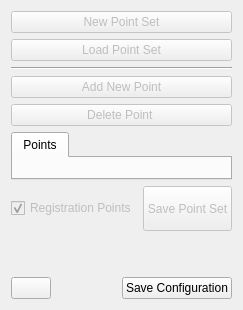
           <widget class="QWidget" name="ThirdStepWidget">
            <attribute name="title">
             <string>Point Definition</string>
            </attribute>
            <layout class="QHBoxLayout" name="horizontalLayout_15">
             <item>
              <layout class="QVBoxLayout" name="verticalLayout_17">
               <item>
                <layout class="QVBoxLayout" name="verticalLayout_15">
                 <item>
                  <widget class="QPushButton" name="newFiducialSetButton">
                   <property name="enabled">
                    <bool>false</bool>
                   </property>
                   <property name="text">
                    <string>New Point Set</string>
                   </property>
                   <property name="icon">
                    <iconset resource="IGIPlanning.qrc">
                     <normaloff>:/Images/Images/ark_new.png</normaloff>:/Images/Images/ark_new.png</iconset>
                   </property>
                  </widget>
                 </item>
                 <item>
                  <widget class="QPushButton" name="LoadFiducialsButton">
                   <property name="enabled">
                    <bool>false</bool>
                   </property>
                   <property name="text">
                    <string>Load Point Set</string>
                   </property>
                   <property name="icon">
                    <iconset resource="IGIPlanning.qrc">
                     <normaloff>:/Images/Images/fileopen.png</normaloff>:/Images/Images/fileopen.png</iconset>
                   </property>
                  </widget>
                 </item>
                 <item>
                  <widget class="Line" name="line_5">
                   <property name="orientation">
                    <enum>Qt::Horizontal</enum>
                   </property>
                  </widget>
                 </item>
                 <item>
                  <widget class="QPushButton" name="AddFiducialButton">
                   <property name="enabled">
                    <bool>false</bool>
                   </property>
                   <property name="text">
                    <string>Add New Point</string>
                   </property>
                   <property name="icon">
                    <iconset resource="IGIPlanning.qrc">
                     <normaloff>:/Images/Images/edit_add.png</normaloff>:/Images/Images/edit_add.png</iconset>
                   </property>
                  </widget>
                 </item>
                 <item>
                  <widget class="QPushButton" name="delFiducialButton">
                   <property name="enabled">
                    <bool>false</bool>
                   </property>
                   <property name="text">
                    <string> Delete Point  </string>
                   </property>
                   <property name="icon">
                    <iconset resource="IGIPlanning.qrc">
                     <normaloff>:/Images/Images/edit_remove.png</normaloff>:/Images/Images/edit_remove.png</iconset>
                   </property>
                  </widget>
                 </item>
                </layout>
               </item>
               <item>
                <widget class="QTabWidget" name="FiducialWidget">
                 <property name="currentIndex">
                  <number>0</number>
                 </property>
                 <widget class="QWidget" name="FiducialsTab">
                  <attribute name="title">
                   <string>Points</string>
                  </attribute>
                  <layout class="QHBoxLayout" name="horizontalLayout_6">
                   <item>
                    <layout class="QVBoxLayout" name="TabLayout"/>
                   </item>
                  </layout>
                 </widget>
                </widget>
               </item>
               <item>
                <layout class="QHBoxLayout" name="horizontalLayout_18">
                 <item>
                  <widget class="QCheckBox" name="RegPointsCheckBox">
                   <property name="enabled">
                    <bool>false</bool>
                   </property>
                   <property name="text">
                    <string>Registration Points</string>
                   </property>
                   <property name="checked">
                    <bool>true</bool>
                   </property>
                  </widget>
                 </item>
                 <item>
                  <widget class="QPushButton" name="saveFiducialSetButton">
                   <property name="enabled">
                    <bool>false</bool>
                   </property>
                   <property name="minimumSize">
                    <size>
                     <width>0</width>
                     <height>45</height>
                    </size>
                   </property>
                   <property name="text">
                    <string>Save Point Set</string>
                   </property>
                   <property name="icon">
                    <iconset resource="IGIPlanning.qrc">
                     <normaloff>:/Images/Images/filesave.png</normaloff>:/Images/Images/filesave.png</iconset>
                   </property>
                  </widget>
                 </item>
                </layout>
               </item>
               <item>
                <spacer name="verticalSpacer_2">
                 <property name="orientation">
                  <enum>Qt::Vertical</enum>
                 </property>
                 <property name="sizeHint" stdset="0">
                  <size>
                   <width>20</width>
                   <height>40</height>
                  </size>
                 </property>
                </spacer>
               </item>
               <item>
                <layout class="QHBoxLayout" name="horizontalLayout_16">
                 <item>
                  <widget class="QPushButton" name="thirdPreviousButton">
                   <property name="text">
                    <string/>
                   </property>
                   <property name="icon">
                    <iconset resource="IGIPlanning.qrc">
                     <normaloff>:/Images/Images/2leftarrow.png</normaloff>:/Images/Images/2leftarrow.png</iconset>
                   </property>
                   <property name="iconSize">
                    <size>
                     <width>40</width>
                     <height>40</height>
                    </size>
                   </property>
                  </widget>
                 </item>
                 <item>
                  <spacer name="horizontalSpacer_3">
                   <property name="orientation">
                    <enum>Qt::Horizontal</enum>
                   </property>
                   <property name="sizeHint" stdset="0">
                    <size>
                     <width>40</width>
                     <height>20</height>
                    </size>
                   </property>
                  </spacer>
                 </item>
                 <item>
                  <widget class="QPushButton" name="saveConfigurationButton">
                   <property name="maximumSize">
                    <size>
                     <width>200</width>
                     <height>16777215</height>
                    </size>
                   </property>
                   <property name="text">
                    <string>Save Configuration</string>
                   </property>
                   <property name="icon">
                    <iconset resource="IGIPlanning.qrc">
                     <normaloff>:/Images/Images/filesaveas.png</normaloff>:/Images/Images/filesaveas.png</iconset>
                   </property>
                   <property name="iconSize">
                    <size>
                     <width>40</width>
                     <height>40</height>
                    </size>
                   </property>
                  </widget>
                 </item>
                </layout>
               </item>
              </layout>
             </item>
            </layout>
           </widget>
